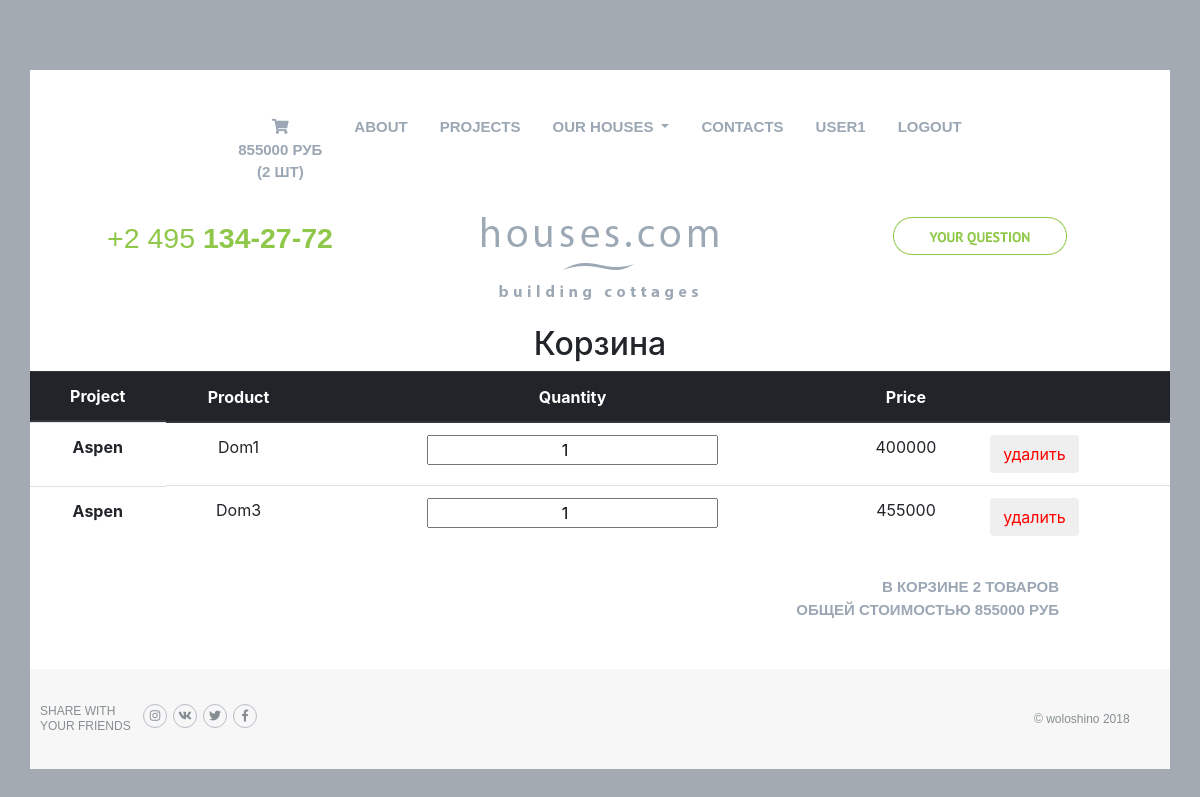
/basket/ (signed in), run on an earlier commit of the app's database.
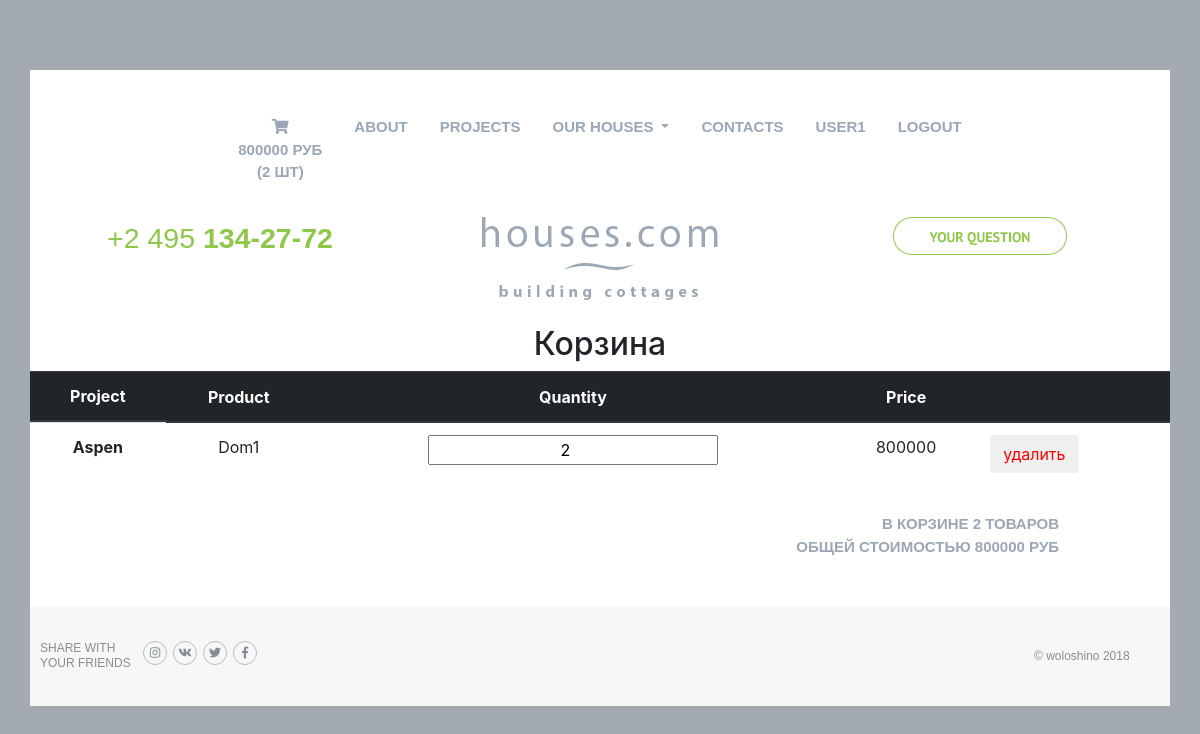
And on a later commit of the database.
### basketapp/models.py (models this page shows)
class Basket(models.Model):
    user = models.ForeignKey(settings.AUTH_USER_MODEL, on_delete=models.CASCADE, related_name='basket')
    product = models.ForeignKey(Product, on_delete=models.CASCADE)
    quantity = models.PositiveIntegerField(verbose_name='количество', default=0)
    add_datetime = models.DateTimeField(verbose_name='время', auto_now_add=True)
    @property
    def product_cost(self):
        return self.product.price * self.quantity
    @property
    def total_quantity(self):
        _items = Basket.objects.filter(user=self.user)
        _totalquantity = sum(list(map(lambda x: x.quantity, _items)))
        return _totalquantity
    @property
    def total_cost(self):
        _items = Basket.objects.filter(user=self.user)
        _totalcost = sum(list(map(lambda x: x.product_cost, _items)))
        return _totalcost

### authapp/models.py (models this page shows, shortened)
class ShopUser(AbstractUser):
    avatar = models.ImageField(upload_to='user_avatars/%Y/%m/%d', blank=True)
    age = models.PositiveIntegerField(verbose_name='Возраст', null=True, blank=True)

### mainapp/models.py (models this page shows, shortened)
class Product(models.Model):
    name = models.CharField(max_length=32, unique=True, verbose_name='Название проекта')
    info = models.TextField(verbose_name='Описание проекта')
    price = models.PositiveIntegerField(verbose_name='Цена')
    img = models.ImageField(upload_to='products/%Y/%m/%d', verbose_name='Картинка проекта')
    category = models.ForeignKey(Category, on_delete=models.SET_NULL, null=True, blank=True)

class Category(models.Model):
    name = models.CharField(max_length=32, unique=True, verbose_name='Категория')
    info = models.TextField(verbose_name='Описание категории')
    price = models.PositiveIntegerField(verbose_name='Цена от')
    img = models.ImageField(upload_to='categories/%Y/%m/%d', verbose_name='Картинка категории')
    is_active = models.BooleanField(verbose_name='активна', default=True)

### basketapp/views.py (the view)
# urls.py: path('', basketapp.basket, name='view'),
@login_required
def basket(request):
    basket = []
    if request.user.is_authenticated:
        basket = Basket.objects.filter(user=request.user)
    basket_items = Basket.objects.filter(user=request.user). \
        order_by('product__category')
    content = {
        'basket_items': basket_items,
        'basket': basket,
        'categories': categories
    }
    return render(request, 'basket.html', content)

### basketapp/templates/basket.html
{% extends 'mainapp/base.html' %}
{% load static %}
{% block content%}
    <div class="col-12 text-center">
        <h2>Корзина</h2>
    </div>
    {% include 'include/inc_quantity.html' %}
{% endblock %}

### mainapp/templates/include/inc_menu.html (shortened to what this page needs)
<ul class="nav justify-content-center d-none d-lg-flex">
    <li class="nav-item">
        <a class="nav-link text-center" href={% url 'basketapp:view' %}>
            <i class="fas fa-shopping-cart"></i><br>
            {% if basket %}
                <span>
                    {{ basket.0.total_cost|floatformat:0 }} руб <br>
                    ({{ basket.0.total_quantity }} шт)
                </span>
            {% endif %}
    </li>
    <li class="nav-item">
        <a class={% if request.resolver_match.url_name == 'main' %} 'nav-link nav-link_active'
        {% else %} nav-link
        {% endif %}
           href={% url 'mainapp:main' %}>About</a>
    </li>
    <li class="nav-item">
        <a class={% if request.resolver_match.url_name == 'projects' %} 'nav-link nav-link_active'
        {% else %} nav-link
        {% endif %}
           href={% url 'mainapp:projects' %}>Projects
    </li>
    <li class="nav-item dropdown">
        <a class="nav-link dropdown-toggle" href="#" id="navbarDropdown" role="button" data-toggle="dropdown" aria-haspopup="true" aria-expanded="false">
            Our houses
        </a>
    </li>
    <li class="nav-item">
        <a class={% if request.resolver_match.url_name == 'contacts' %} 'nav-link nav-link_active'
        {% else %} nav-link
        {% endif %}
           href={% url 'mainapp:contacts' %}>Contacts</a>
    </li>
    {% if user.is_authenticated %}
        <li class="nav-item">
            <a class="nav-link" href="{% url 'auth:edit' %}">
                {{ user.username|default:'User' }}
            </a>
        </li>
    {% endif %}
    <li class="nav-item">
        {% if user.is_authenticated %}
            <a class="nav-link" href="{% url 'auth:logout' %}">logout</a>
        {% else %}
            <a class="nav-link" href="{% url 'auth:login' %}">login</a>
        {% endif %}
    </li>
</ul>

### basketapp/templates/include/inc_quantity.html (shortened to what this page needs)
{% load static %}
{% block quantity %}
    <div class="counter">
        <table class="table">
            <thead class="thead-dark">
            <tr class="text-center">
                <th scope="col" class="d-none d-sm-block">Project</th>
                <th scope="col">Product</th>
                <th scope="col">Quantity</th>
                <th scope="col">Price</th>
                <th scope="col"></th>
            </tr>
            </thead>
            <tbody>
            {% for item in basket_items %}
                <tr class="text-center">
                    <th class="d-none d-sm-block">{{ item.product.category.name }}</th>
                    <td>{{ item.product.name }}</td>
                    <td>
                        <div class="text-center">
                            <input class="text-center col-7" type="number" name="{{ item.pk }}" value="{{ item.quantity }}">
                        </div>
                    </td>
                    <td>{{ item.product_cost }}</td>
                    <td>
                        <button class="btn btn-round removeBtn d-none d-sm-flex">
                            <a href="{% url 'basketapp:remove' pk=item.pk %}">
                                удалить
                            </a>
                        </button>
                    </td>
                </tr>
            {% endfor %}
            </tbody>
        </table>
        <div class="totalCost nav-link">
            {% if basket_items %}
                <div class="col-12 text-right">
                    В корзине {{ basket_items.0.total_quantity }} товаров<br>
                    общей стоимостью {{ basket_items.0.total_cost }} руб
                </div>
            {% endif %}
        </div>
    </div>
{% endblock %}

What changed in the data, as far as the page shows it:
removed Basket: user+product+quantity "855000", user+quantity "2", product.category.name "Aspen", product.name "Dom1", quantity "1", product_cost "400000"
removed Basket: product.category.name "Aspen", product.name "Dom3", quantity "1", product_cost "455000"
added Basket: user+product+quantity "800000", user+quantity "2", product.category.name "Aspen", product.name "Dom1", quantity "2", product_cost "800000"
